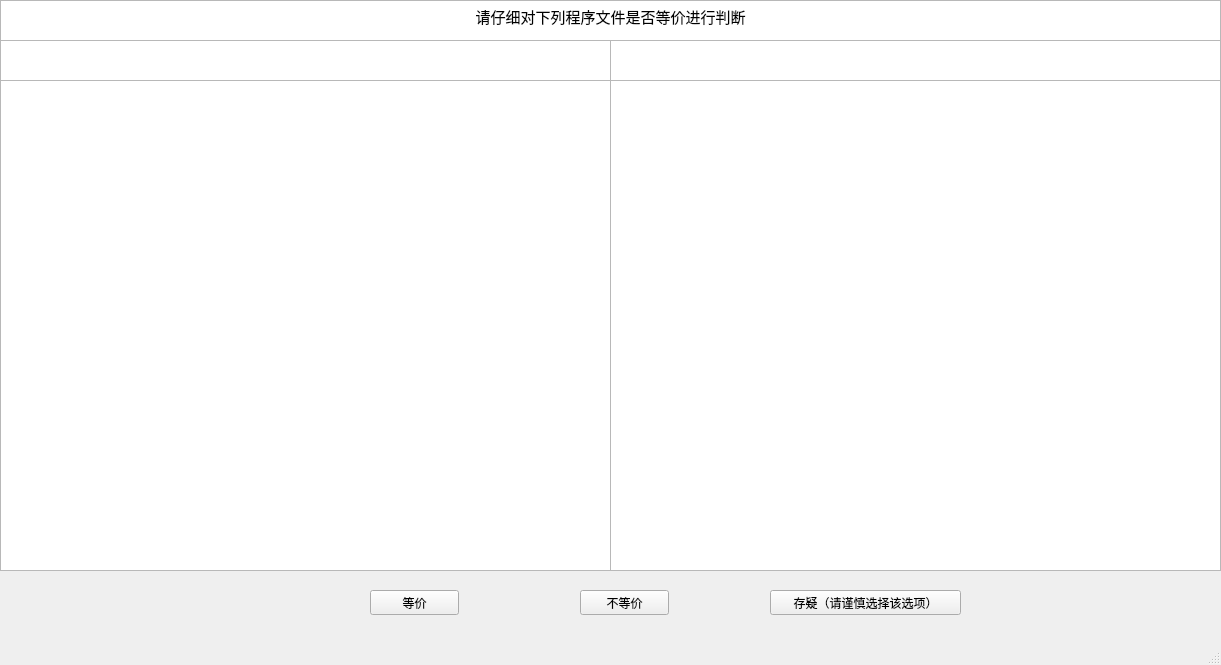
<?xml version="1.0" encoding="UTF-8"?>
<ui version="4.0">
 <class>MainWindow</class>
 <widget class="QMainWindow" name="MainWindow">
  <property name="geometry">
   <rect>
    <x>0</x>
    <y>0</y>
    <width>1221</width>
    <height>665</height>
   </rect>
  </property>
  <property name="sizePolicy">
   <sizepolicy hsizetype="Preferred" vsizetype="Preferred">
    <horstretch>1</horstretch>
    <verstretch>1</verstretch>
   </sizepolicy>
  </property>
  <property name="windowTitle">
   <string>MainWindow</string>
  </property>
  <widget class="QWidget" name="centralwidget">
   <widget class="QTextBrowser" name="tips">
    <property name="geometry">
     <rect>
      <x>0</x>
      <y>0</y>
      <width>1221</width>
      <height>41</height>
     </rect>
    </property>
    <property name="html">
     <string>&lt;!DOCTYPE HTML PUBLIC &quot;-//W3C//DTD HTML 4.0//EN&quot; &quot;http://www.w3.org/TR/REC-html40/strict.dtd&quot;&gt;
&lt;html&gt;&lt;head&gt;&lt;meta name=&quot;qrichtext&quot; content=&quot;1&quot; /&gt;&lt;style type=&quot;text/css&quot;&gt;
p, li { white-space: pre-wrap; }
&lt;/style&gt;&lt;/head&gt;&lt;body style=&quot; font-family:'Ubuntu'; font-size:11pt; font-weight:400; font-style:normal;&quot;&gt;
&lt;p align=&quot;center&quot; style=&quot; margin-top:0px; margin-bottom:0px; margin-left:0px; margin-right:0px; -qt-block-indent:0; text-indent:0px;&quot;&gt;请仔细对下列程序文件是否等价进行判断&lt;/p&gt;&lt;/body&gt;&lt;/html&gt;</string>
    </property>
   </widget>
   <widget class="QPushButton" name="pushButton">
    <property name="geometry">
     <rect>
      <x>370</x>
      <y>590</y>
      <width>89</width>
      <height>25</height>
     </rect>
    </property>
    <property name="text">
     <string>等价</string>
    </property>
   </widget>
   <widget class="QPushButton" name="pushButton_2">
    <property name="geometry">
     <rect>
      <x>580</x>
      <y>590</y>
      <width>89</width>
      <height>25</height>
     </rect>
    </property>
    <property name="text">
     <string>不等价</string>
    </property>
   </widget>
   <widget class="QPushButton" name="pushButton_3">
    <property name="geometry">
     <rect>
      <x>770</x>
      <y>590</y>
      <width>191</width>
      <height>25</height>
     </rect>
    </property>
    <property name="text">
     <string>存疑（请谨慎选择该选项）</string>
    </property>
   </widget>
   <widget class="QTextBrowser" name="file1_name">
    <property name="geometry">
     <rect>
      <x>0</x>
      <y>40</y>
      <width>611</width>
      <height>41</height>
     </rect>
    </property>
   </widget>
   <widget class="QTextBrowser" name="file2_name">
    <property name="geometry">
     <rect>
      <x>610</x>
      <y>40</y>
      <width>611</width>
      <height>41</height>
     </rect>
    </property>
   </widget>
   <widget class="QTextBrowser" name="file1_text">
    <property name="geometry">
     <rect>
      <x>0</x>
      <y>80</y>
      <width>611</width>
      <height>491</height>
     </rect>
    </property>
    <property name="sizePolicy">
     <sizepolicy hsizetype="Expanding" vsizetype="Expanding">
      <horstretch>1</horstretch>
      <verstretch>1</verstretch>
     </sizepolicy>
    </property>
   </widget>
   <widget class="QTextBrowser" name="file2_text">
    <property name="geometry">
     <rect>
      <x>610</x>
      <y>80</y>
      <width>611</width>
      <height>491</height>
     </rect>
    </property>
    <property name="sizePolicy">
     <sizepolicy hsizetype="Expanding" vsizetype="Expanding">
      <horstretch>1</horstretch>
      <verstretch>1</verstretch>
     </sizepolicy>
    </property>
   </widget>
  </widget>
  <widget class="QMenuBar" name="menubar">
   <property name="geometry">
    <rect>
     <x>0</x>
     <y>0</y>
     <width>1221</width>
     <height>22</height>
    </rect>
   </property>
  </widget>
  <widget class="QStatusBar" name="statusbar"/>
 </widget>
 <resources/>
 <connections/>
</ui>
